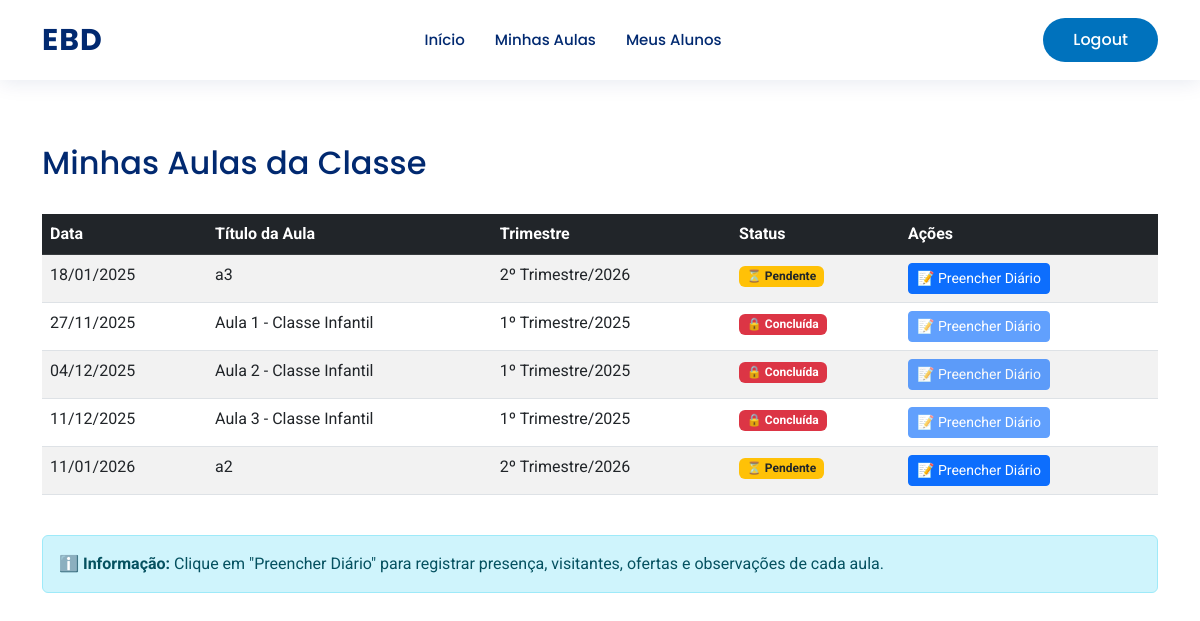
The page /professor/minhas-aulas/ (signed in) on the database its author committed.
### base/models.py (models this page shows, shortened)
class Aula(models.Model):
    trimestre = models.ForeignKey(Trimestre, on_delete=models.PROTECT, related_name="aulas")
    classe = models.ForeignKey(Classe, on_delete=models.PROTECT, related_name="aulas")
    titulo = models.CharField("Título da Aula", max_length=200)
    data_prevista = models.DateField(default=timezone.now)
    concluida = models.BooleanField(default=False)
    class Meta:
        verbose_name = "Aula"
        verbose_name_plural = "Aulas"
        ordering = ["data_prevista"]

class Trimestre(models.Model):
    igreja = models.ForeignKey(Igreja, on_delete=models.PROTECT, related_name="trimestres")
    trimestre = models.CharField(max_length=50)  # 1 Trim
    ano = models.PositiveIntegerField()
    ativo = models.BooleanField(default=False)
    concluido = models.BooleanField(default=False)
    class Meta:
        verbose_name = "Trimestre"
        verbose_name_plural = "Trimestres"
        unique_together = ('igreja', 'trimestre', 'ano')
        ordering = ["-ano", "trimestre"]

### base/views.py (the view)
# urls.py: path('professor/minhas-aulas/', views.aula_list_professor, name='aula_list_professor'),
@user_passes_test(is_professor)
def aula_list_professor(request):
    professor_logado = getattr(request.user, 'professor', None)
    if professor_logado:
        classe_do_professor = professor_logado.classe
        aulas = Aula.objects.filter(classe=classe_do_professor).order_by('data_prevista')
    else:
        aulas = Aula.objects.none()
    return render(request, 'aula_list_professor.html', {'aulas': aulas})

### base/views.py (called while the page is built)
def is_professor(user): return user.is_authenticated and user.role == 'professor'

### base/templates/aula_list_professor.html (shortened to what this page needs)
{% extends 'tela_inicial/layout_base.html' %}
{% block conteudo %}
<div class="container py-5">
  <div class="row mb-4">
    <div class="col">
      <h2>Minhas Aulas da Classe</h2>
    </div>
  </div>
  {% if aulas %}
    <div class="table-responsive">
      <table class="table table-striped table-hover">
        <thead class="table-dark">
          <tr>
            <th>Data</th>
            <th>Título da Aula</th>
            <th>Trimestre</th>
            <th>Status</th>
            <th>Ações</th>
          </tr>
        </thead>
        <tbody>
          {% for aula in aulas %}
            <tr>
              <td>{{ aula.data_prevista|date:"d/m/Y" }}</td>
              <td>{{ aula.titulo }}</td>
              <td>{{ aula.trimestre.trimestre }}/{{ aula.trimestre.ano }}</td>
              <td>
                {% if aula.concluida %}
                  <span class="badge bg-danger">🔒 Concluída</span>
                {% else %}
                  <span class="badge bg-warning text-dark">⏳ Pendente</span>
                {% endif %}
              </td>
              <td>
                {% if not aula.concluida %}
                  <a href="{% url 'diario_registro' aula.id %}" class="btn btn-sm btn-primary">📝 Preencher Diário</a>
                {% else %}
                  <button class="btn btn-sm btn-primary" disabled title="Aula concluída">📝 Preencher Diário</button>
                {% endif %}
              </td>
            </tr>
          {% endfor %}
        </tbody>
      </table>
    </div>
  {% else %}
    <div class="alert alert-info text-center">
      <p class="mb-0">Nenhuma aula registrada para sua classe ainda.</p>
    </div>
  {% endif %}
  <div class="alert alert-info mt-4" role="alert">
    <strong>ℹ️ Informação:</strong> Clique em "Preencher Diário" para registrar presença, visitantes, ofertas e observações de cada aula.
  </div>
</div>
{% endblock conteudo %}

### base/static/css/style.css (style rules this page uses)
:root { --color-primary: #012970; --color-secondary: #0077b6; --color-accent: #0d6efd; --color-light-bg: #f6f9ff; --color-card-blue: #0072bd; --font-titles: "Poppins", sans-serif; --font-body: "Roboto", sans-serif; }
body { font-family: var(--font-body); color: #444444; background-color: #fff; }
h1, h2, h3, h4, h5, h6 { font-family: var(--font-titles); color: var(--color-primary); }

### rows shown on the page
Aula: data_prevista "18/01/2025", titulo "a3", trimestre.trimestre "2º Trimestre", trimestre.ano "2026", concluida "⏳ Pendente"
Aula: data_prevista "27/11/2025", titulo "Aula 1 - Classe Infantil", trimestre.trimestre "1º Trimestre", trimestre.ano "2025", concluida "🔒 Concluída"
Aula: data_prevista "04/12/2025", titulo "Aula 2 - Classe Infantil", trimestre.trimestre "1º Trimestre", trimestre.ano "2025", concluida "🔒 Concluída"
Aula: data_prevista "11/12/2025", titulo "Aula 3 - Classe Infantil", trimestre.trimestre "1º Trimestre", trimestre.ano "2025", concluida "🔒 Concluída"
Aula: data_prevista "11/01/2026", titulo "a2", trimestre.trimestre "2º Trimestre", trimestre.ano "2026", concluida "⏳ Pendente"
